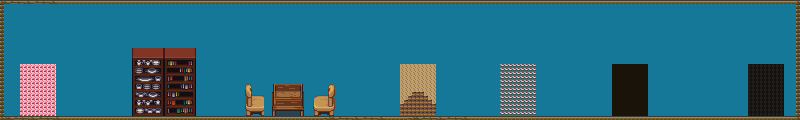

Rendered tile map (Tiled .tmx) drawn with the repository's tilesets; below, a short description and the map source with its tile grids summarised:
An orthogonal 200x30 tile map with 4x4 px tiles, 5 tile layers (background, goods, solids, platform, ...), 2 tilesets.

<map version="1.0" orientation="orthogonal" renderorder="right-down" width="200" height="30" tilewidth="4" tileheight="4" nextobjectid="1">
 <tileset firstgid="1" name="town" tilewidth="4" tileheight="4" tilecount="16384" columns="128">
  <image source="town.png" trans="ff00ff" width="512" height="512" />
 </tileset>
 <tileset firstgid="16385" name="obj_misk_atlas" tilewidth="4" tileheight="4" tilecount="65536" columns="256">
  <image source="obj_misk_atlas.png" trans="ff00ff" width="1024" height="1024" />
 </tileset>
 <layer name="background" width="200" height="30">
  <data>[6000 cells, 5995 non-empty, 181 distinct tile ids]</data>
 </layer>
 <layer name="goods" width="200" height="30">
  <data>[6000 cells, 1520 non-empty, 410 distinct tile ids]</data>
 </layer>
 <layer name="solids" width="200" height="30">
  <data>[6000 cells, 456 non-empty, 16 distinct tile ids]</data>
 </layer>
 <layer name="platform" width="200" height="30">
  <data>[6000 cells, 0 non-empty, 0 distinct tile ids]</data>
 </layer>
 <layer name="foreground" width="200" height="30">
  <data>[6000 cells, 152 non-empty, 152 distinct tile ids]</data>
 </layer>
</map>
